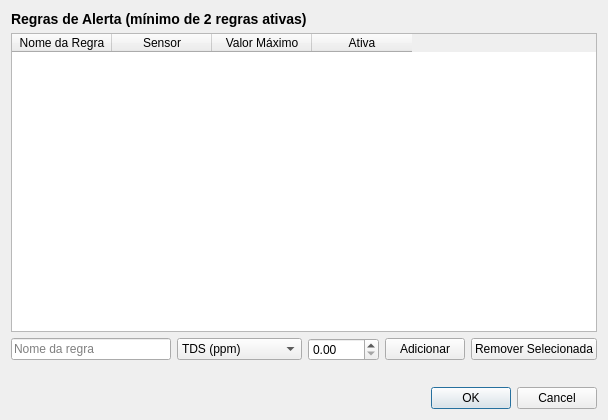
<?xml version="1.0" encoding="UTF-8"?>
<ui version="4.0">
 <class>SettingsDialog</class>
 <widget class="QDialog" name="SettingsDialog">
  <property name="geometry">
   <rect>
    <x>0</x>
    <y>0</y>
    <width>560</width>
    <height>420</height>
   </rect>
  </property>
  <property name="windowTitle">
   <string>Configuração de Limites</string>
  </property>
  <property name="modal">
   <bool>true</bool>
  </property>
  <layout class="QVBoxLayout" name="layout_principal">

   <item>
    <widget class="QLabel" name="lbl_titulo">
     <property name="text">
      <string>Regras de Alerta (mínimo de 2 regras ativas)</string>
     </property>
     <property name="styleSheet">
      <string notr="true">font-weight: bold; font-size: 14px;</string>
     </property>
    </widget>
   </item>

   <item>
    <widget class="QTableWidget" name="table_regras">
     <property name="alternatingRowColors">
      <bool>true</bool>
     </property>
     <property name="columnCount">
      <number>4</number>
     </property>
     <column>
      <property name="text">
       <string>Nome da Regra</string>
      </property>
     </column>
     <column>
      <property name="text">
       <string>Sensor</string>
      </property>
     </column>
     <column>
      <property name="text">
       <string>Valor Máximo</string>
      </property>
     </column>
     <column>
      <property name="text">
       <string>Ativa</string>
      </property>
     </column>
    </widget>
   </item>

   <item>
    <layout class="QHBoxLayout" name="layout_nova_regra">
     <item>
      <widget class="QLineEdit" name="edit_nome_regra">
       <property name="minimumSize">
        <size>
         <width>160</width>
         <height>0</height>
        </size>
       </property>
       <property name="placeholderText">
        <string>Nome da regra</string>
       </property>
      </widget>
     </item>
     <item>
      <widget class="QComboBox" name="combo_sensor_regra">
       <item>
        <property name="text">
         <string>TDS (ppm)</string>
        </property>
       </item>
       <item>
        <property name="text">
         <string>Turbidez (NTU)</string>
        </property>
       </item>
       <item>
        <property name="text">
         <string>Temperatura (°C)</string>
        </property>
       </item>
      </widget>
     </item>
     <item>
      <widget class="QDoubleSpinBox" name="spin_valor_regra">
       <property name="maximum">
        <double>1000.000000000000000</double>
       </property>
      </widget>
     </item>
     <item>
      <widget class="QPushButton" name="btn_adicionar_regra">
       <property name="text">
        <string>Adicionar</string>
       </property>
      </widget>
     </item>
     <item>
      <widget class="QPushButton" name="btn_remover_regra">
       <property name="text">
        <string>Remover Selecionada</string>
       </property>
      </widget>
     </item>
    </layout>
   </item>

   <item>
    <widget class="QLabel" name="lbl_validacao">
     <property name="text">
      <string></string>
     </property>
     <property name="styleSheet">
      <string notr="true">color: #e74c3c; font-weight: bold;</string>
     </property>
    </widget>
   </item>

   <item>
    <widget class="QDialogButtonBox" name="buttonBox">
     <property name="orientation">
      <enum>Qt::Horizontal</enum>
     </property>
     <property name="standardButtons">
      <set>QDialogButtonBox::Cancel|QDialogButtonBox::Ok</set>
     </property>
    </widget>
   </item>

  </layout>
 </widget>
 <resources/>
 <connections/>
</ui>
